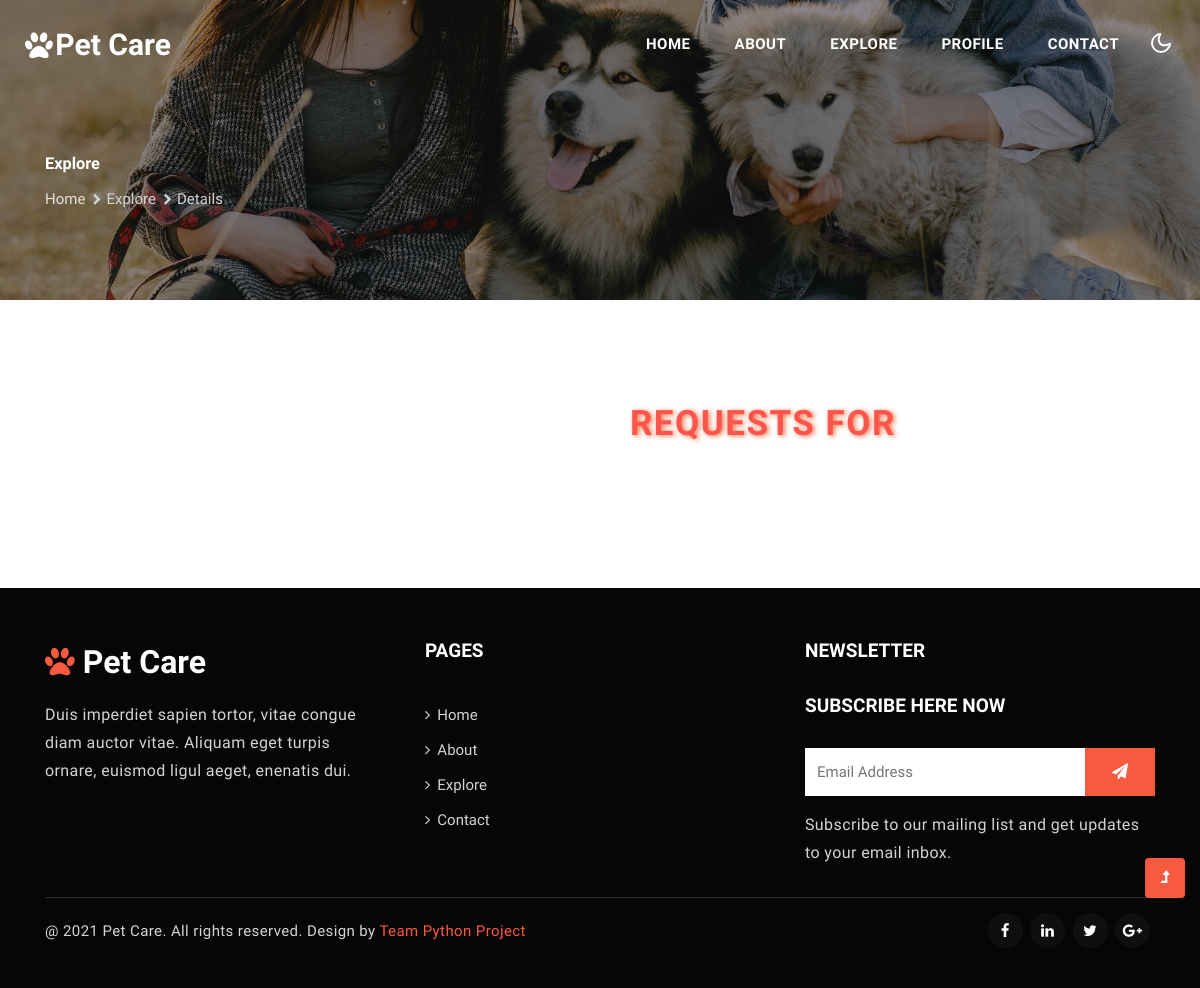
/transaction-closing/12, run on an earlier commit of the app's database.
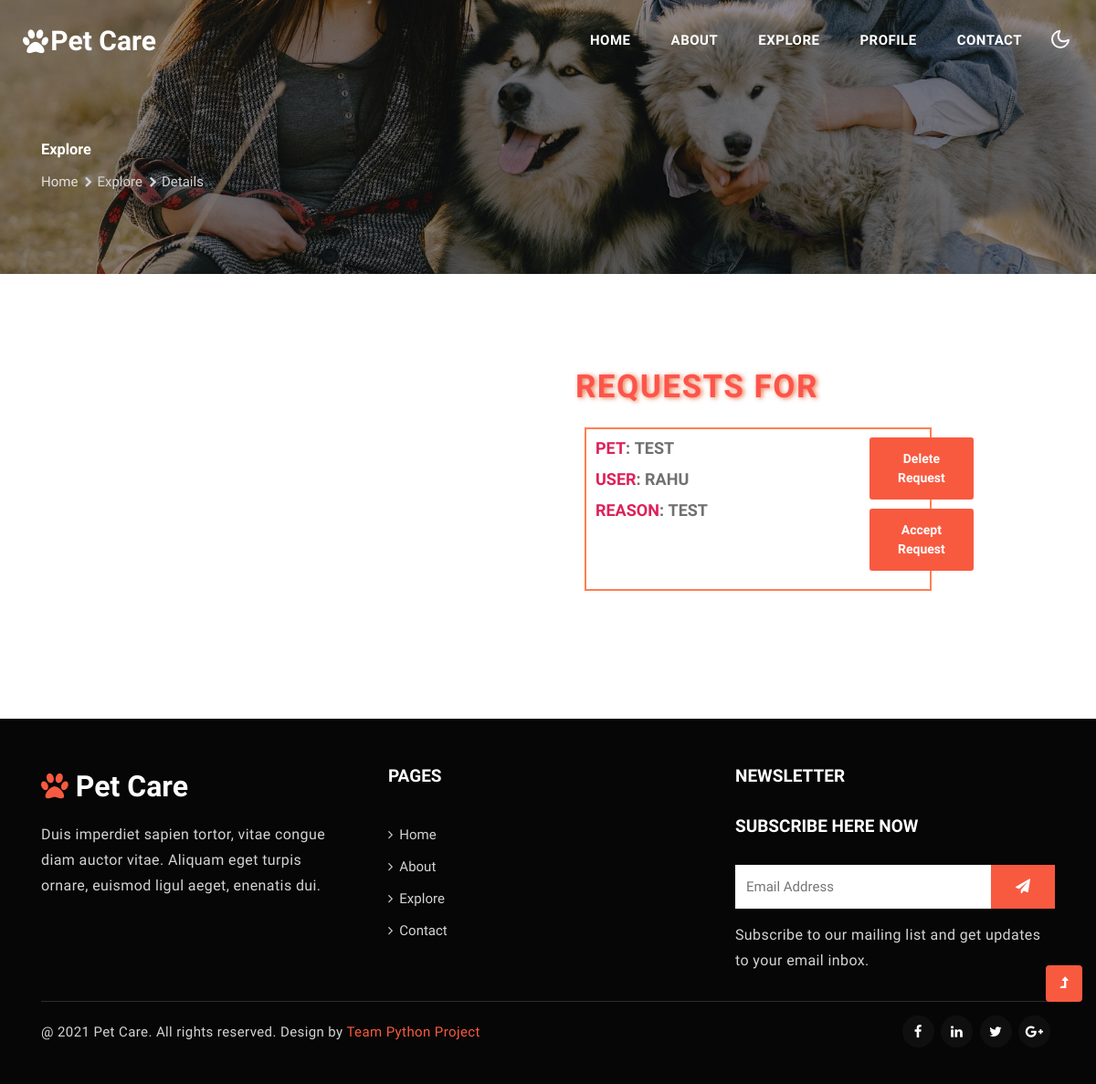
And on a later commit of the database.
### core/models.py (models this page shows, shortened)
class Request(models.Model):
    transaction_id = models.ForeignKey(Transaction, on_delete=models.CASCADE)
    reason = models.TextField()
    applicant_id = models.ForeignKey(User, on_delete=models.CASCADE)
    class Meta:
        verbose_name = "Request"
        verbose_name_plural = "Requests"

class Transaction(models.Model):
    name=models.CharField(max_length=100)
    desc= models.TextField()
    img = models.ImageField(upload_to='pics')
    donor_id = models.ForeignKey(User, on_delete=models.CASCADE)
    accepted_req_id = models.ForeignKey('Request', on_delete=models.CASCADE, blank=True, null=True)
    class Meta:
        verbose_name = "Transaction"
        verbose_name_plural = "Transactions"

class User(AbstractUser):
    area = models.CharField(max_length=500)
    city = models.CharField(max_length=50)
    country = models.CharField(max_length=50)
    phone = models.CharField(max_length=10)

### core/views.py (the view, shortened to what this page needs)
# urls.py: path('transaction-closing/<int:transaction_id>', views.transactionAcceptedAndClosed, name="transaction-closing-page"),
def transactionAcceptedAndClosed(request, transaction_id):
    if request.method == "GET":
        applicant_requests = Request.objects.filter(transaction_id=transaction_id)
        return render(request, TEMPLATE_MAPPING["transaction-closing-page"], context={"applicants": applicant_requests})

### core/templates/transactionClosing.html (shortened to what the changed rows need)
{% load static %}
<!doctype html>
<html lang="en">
<head>
    <link rel="stylesheet" href="{% static 'css/style-starter.css' %}">
    <link rel="stylesheet" href="{% static 'css/petDetails.css' %}">
</head>
<body>
    <header id="site-header" class="fixed-top">
        <div class="container-fluid">
            <nav class="navbar navbar-expand-lg stroke">
                <h1>
                    <a class="navbar-brand d-flex align-items-center" href="{% url 'index-page' %}">
                        <i class="fa fa-paw mr-1" aria-hidden="true"></i>Pet Care</a>
                </h1>
            </nav>
        </div>
    </header>
      <div class="mainbody">
        <div class="description">
            <div class="right">
                <h1 class="product_header">Requests for {{transaction_id.name}}</h1>
                <div class="product_info">
                    {% for applicant in applicants %}
                    <div style="border: 2px solid coral; margin-top : 5px; margin-bottom: 20px; margin-right: 100px; padding-left: 10px;">
                        <div class="descrow"><span style="color: rgb(221, 33, 90);">Pet</span>: <b>{{applicant.transaction_id.name}}</b></div>
                        <div class="descrow"><span style="color: rgb(221, 33, 90);">User</span>: <b>{{applicant.applicant_id.username}}</b></div>
                        <div class="descrow"><span style="color: rgb(221, 33, 90);">Reason</span>: <b>{{applicant.reason}}</b></div>
                        <form action="{% url 'request-delete-page' request_id=applicant.id %}" method="post" class="signin-form">
                            <div class="submit" style="margin-top: -100px; margin-left: 300px; margin-bottom: 20px;">
                                <button type="submit" class="btn btn-style-white btn-style-primary">Delete Request</button>
                            </div>
                        </form>
                        <form action="{% url 'transaction-closing-page' transaction_id=applicant.transaction_id.id %}" method="post" class="signin-form">
                            <div class="submit" style="margin-top: -10px; margin-left: 300px; margin-bottom: 20px;">
                                <button type="submit" class="btn btn-style-white btn-style-primary">Accept Request</button>
                            </div>
                        </form>
                    </div>
                    {% endfor %}
                </div>
            </div>
            </div>
        </div>
</body>
</html>

What changed in the data, as far as the page shows it:
added Request: transaction_id.name "TEST", applicant_id.username "RAHU", reason "TEST"
